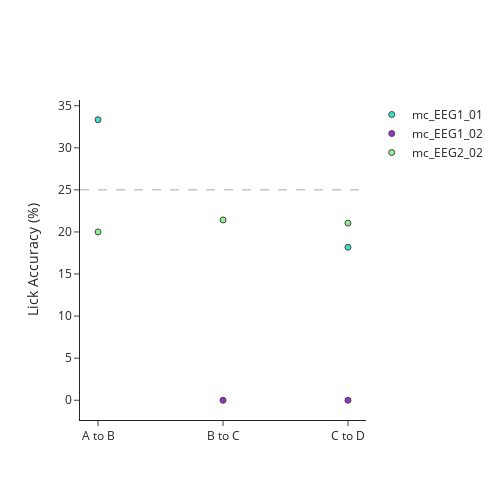

Here is the notebook cell this chart was saved with:
### Code cell
mouse_colors = ['turquoise', 'darkorchid', 'lightgreen']
fig = pf.custom_graph_template(x_title='', y_title='Lick Accuracy (%)')
for idx, mouse in enumerate(np.unique(probe_metric_df['mouse'])):
    sub_data = probe_metric_df[probe_metric_df['mouse'] == mouse]
    fig.add_trace(go.Scatter(x=sub_data['day'],
                            y=sub_data['accuracy'],
                            mode='markers',
                            marker = dict(color=mouse_colors[idx], line=dict(width = 1)),
                            name=mouse))
fig.add_hline(y=25, line_width=1, line_dash='dash', line_color='darkgrey', opacity=1)
fig.show()
fig.write_image(pjoin(fig_path, 'rotated_probe_accuracy.png'))

### Figure 1 — Plotly figure (JSON) as saved in the notebook; plotly's stock layout.template omitted (floating-point values rounded to 4 significant figures)
{"data": [{"marker": {"color": "turquoise", "line": {"width": 1}}, "mode": "markers", "name": "mc_EEG1_01", "type": "scatter", "x": ["A to B", "B to C", "C to D"], "y": [33.33, null, 18.18]}, {"marker": {"color": "darkorchid", "line": {"width": 1}}, "mode": "markers", "name": "mc_EEG1_02", "type": "scatter", "x": ["A to B", "B to C", "C to D"], "y": [null, 0, 0]}, {"marker": {"color": "lightgreen", "line": {"width": 1}}, "mode": "markers", "name": "mc_EEG2_02", "type": "scatter", "x": ["A to B", "B to C", "C to D"], "y": [20, 21.43, 21.05]}], "layout": {"font": {"size": 12}, "height": 500, "shapes": [{"line": {"color": "darkgrey", "dash": "dash", "width": 1}, "opacity": 1, "type": "line", "x0": 0, "x1": 1, "xref": "x domain", "y0": 25, "y1": 25, "yref": "y"}], "title": {"x": 0.5, "xanchor": "center", "y": 0.9, "yanchor": "top"}, "width": 500, "xaxis": {"anchor": "y", "domain": [0, 1], "title": {"text": ""}}, "yaxis": {"anchor": "x", "domain": [0, 1], "title": {"text": "Lick Accuracy (%)"}}}}
